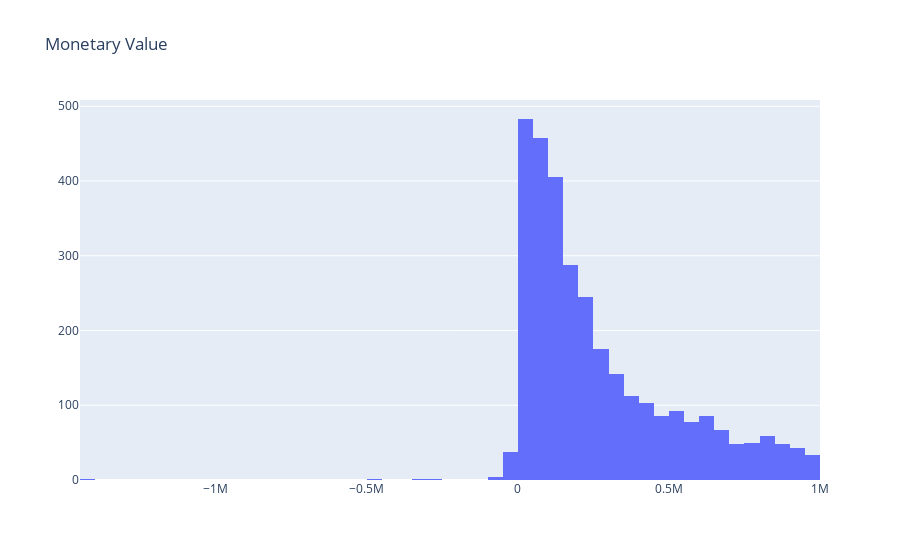

The code cell stored with this chart in its notebook:
### Code cell
plot_data = [
    go.Histogram(
        x=invoice_user.query('Revenue < 1000000')['Revenue']
    )
]

plot_layout = go.Layout(
        title='Monetary Value'
    )
fig = go.Figure(data=plot_data, layout=plot_layout)
pyoff.iplot(fig)

### Figure 1 — Plotly figure (JSON) as saved in the notebook; plotly's stock layout.template omitted (floating-point values rounded to 4 significant figures; data arrays with more than 128 entries replaced by an {"elided": "..."} marker saying what was removed)
{"data": [{"type": "histogram", "x": {"elided": "3145 float values"}}], "layout": {"title": {"text": "Monetary Value"}}}
